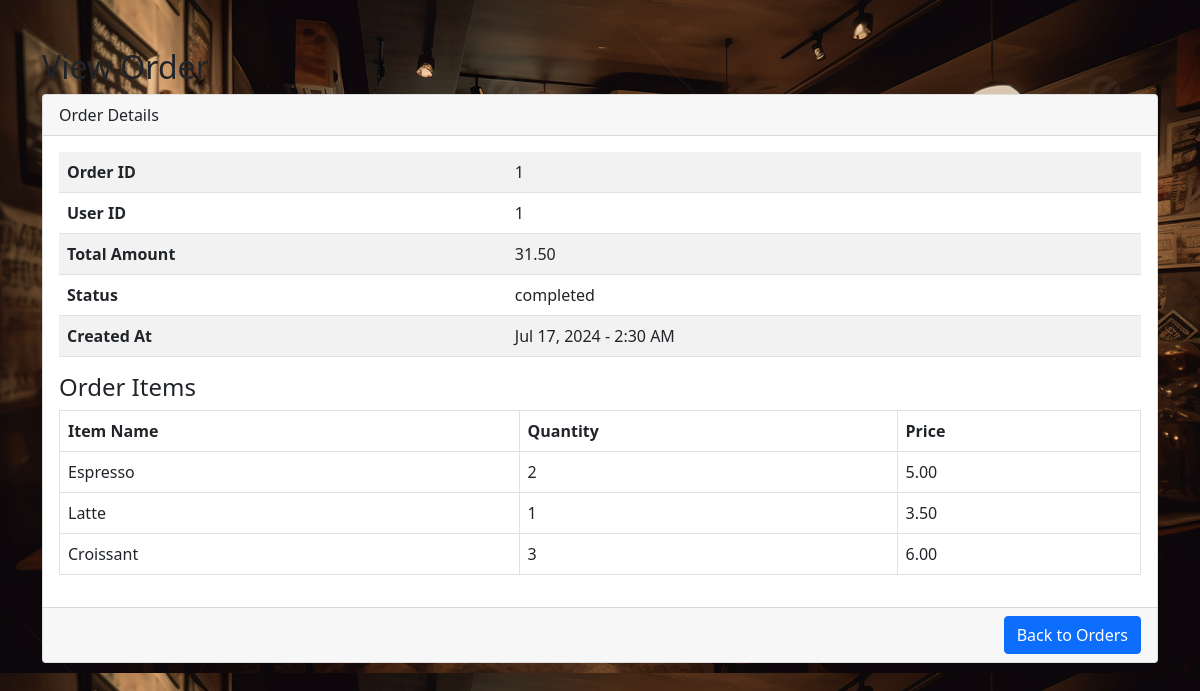
Screenshot of /itsecwb/vieworder.php?id=1 (signed in) with the database file from the repository.
### tables this page shows
CREATE TABLE `orders` (
  `id` int(11) NOT NULL,
  `user_id` int(11) NOT NULL,
  `total_amount` decimal(10,2) NOT NULL,
  `status` varchar(50) NOT NULL DEFAULT 'pending',
  `created_at` timestamp NOT NULL DEFAULT current_timestamp(),
  `updated_at` timestamp NOT NULL DEFAULT current_timestamp() ON UPDATE current_timestamp()
);

CREATE TABLE `order_items` (
  `id` int(11) NOT NULL,
  `order_id` int(11) NOT NULL,
  `item_id` int(11) NOT NULL,
  `quantity` int(11) NOT NULL,
  `price` decimal(10,2) NOT NULL
);

CREATE TABLE `items` (
  `id` int(11) NOT NULL,
  `name` varchar(100) NOT NULL,
  `description` text DEFAULT NULL,
  `price` decimal(10,2) NOT NULL,
  `image_path` varchar(255) DEFAULT NULL,
  `created_at` timestamp NOT NULL DEFAULT current_timestamp(),
  `updated_at` timestamp NOT NULL DEFAULT current_timestamp() ON UPDATE current_timestamp(),
  `quantity` int(11) NOT NULL DEFAULT 0
);

### itsecwb/vieworder.php (the view, shortened to what this page needs)
<?php
include 'includes/db.php';
if (isset($_GET['id'])) {
    $order_id = intval($_GET['id']);
    $user_id = $_SESSION['user_id'];
    $sql_order = "SELECT * FROM orders WHERE id = ? AND user_id = ?";
    $stmt = $conn->prepare($sql_order);
    $stmt->bind_param("ii", $order_id, $user_id);
    $stmt->execute();
    $result_order = $stmt->get_result();
    $order = $result_order->fetch_assoc();
    $sql_items = "SELECT oi.*, i.name FROM order_items oi JOIN items i ON oi.item_id = i.id WHERE oi.order_id = ?";
    $stmt = $conn->prepare($sql_items);
    $stmt->bind_param("i", $order_id);
    $stmt->execute();
    $result_items = $stmt->get_result();
} else {
    echo "Order ID not provided.";
    exit();
}
?>
<!DOCTYPE html>
<html lang="en">
<head>
    <link rel="stylesheet" href="css/adminstyle.css">
    <link rel="stylesheet" href="https://cdnjs.cloudflare.com/ajax/libs/font-awesome/6.2.0/css/all.min.css">
    <link href="https://cdn.jsdelivr.net/npm/bootstrap@5.0.2/dist/css/bootstrap.min.css" rel="stylesheet">
</head>
<body>
<div class="container mt-5" style="margin-bottom: 50px;">
    <h2>View Order</h2>
    <div class="card">
        <div class="card-header">
            Order Details
        </div>
        <div class="card-body">
            <table class="table table-striped">
                <tr>
                    <th>Order ID</th>
                    <td><?php echo htmlspecialchars($order['id']); ?></td>
                </tr>
                <tr>
                    <th>User ID</th>
                    <td><?php echo htmlspecialchars($order['user_id']); ?></td>
                </tr>
                <tr>
                    <th>Total Amount</th>
                    <td><?php echo htmlspecialchars($order['total_amount']); ?></td>
                </tr>
                <tr>
                    <th>Status</th>
                    <td><?php echo htmlspecialchars($order['status']); ?></td>
                </tr>
                <tr>
                    <th>Created At</th>
                    <td><?php echo date('M j, Y - g:i A', strtotime($order['created_at'])); ?></td>
                </tr>
            </table>
            <div class="mt-3">
                <h4>Order Items</h4>
                <table class="table table-bordered">
                    <thead>
                        <tr>
                            <th>Item Name</th>
                            <th>Quantity</th>
                            <th>Price</th>
                        </tr>
                    </thead>
                    <tbody>
                        <?php while ($item = $result_items->fetch_assoc()) { ?>
                            <tr>
                                <td><?php echo htmlspecialchars($item['name']); ?></td>
                                <td><?php echo htmlspecialchars($item['quantity']); ?></td>
                                <td><?php echo htmlspecialchars($item['price']); ?></td>
                            </tr>
                        <?php } ?>
                    </tbody>
                </table>
            </div>
        </div>
        <div class="card-footer text-end">
            <a href="manageorder.php" class="btn btn-primary">Back to Orders</a>
        </div>
    </div>
</div>
</body>
</html>

### itsecwb/css/adminstyle.css (style rules this page uses)
.btn { font-weight: bold; margin-top: 10px; padding: 10px; background: #b2744c; color: white; border: none; border-radius: 5px; cursor: pointer; transition: background 0.5s ease; }
.btn-primary { margin: auto; background-color: #007bff; border-color: #007bff; }

### itsecwb/vieworder.php (style rules this page uses)
body { background-image: url('image/coffeebg.jpg'); }

### rows the page displays
orders: id "1", user "1", total_amount "31.50", status "completed", created_at "Jul 17, 2024 - 2:30 AM"
order_items: item.name "Espresso", quantity "2", price "5.00"
order_items: item.name "Latte", quantity "1", price "3.50"
order_items: item.name "Croissant", quantity "3", price "6.00"
